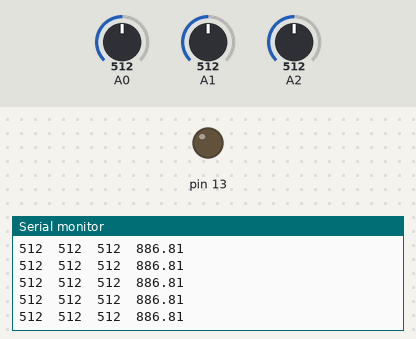
Simulated run of this sketch. Board: Arduino Uno, built with avr-gcc and run on an emulated ATmega328P. Parts: output pins drawn as LEDs (lit = HIGH), the last lines printed to the serial monitor. The test bench sets the inputs (shaded band); at power-on: A0 = 512, A1 = 512, A2 = 512.

Above: at 1.2 s.
1.3 s: A0 set to 671
At 1.9 s:
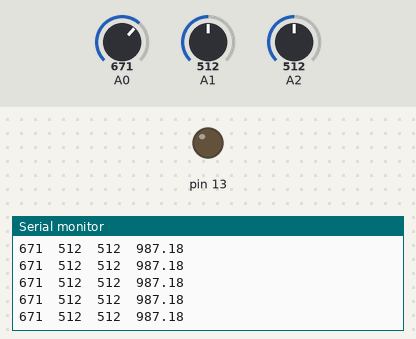
4.3 s: A0 set to 702
At 4.9 s:
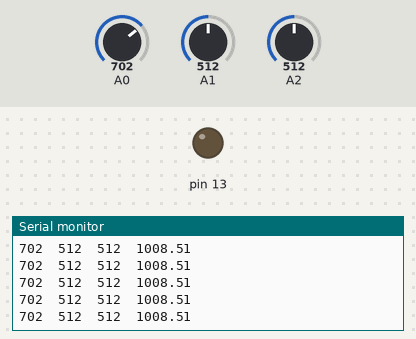
Timing chart, 0 to 7.3 s (numbered marks = the images above; inputs shaded):
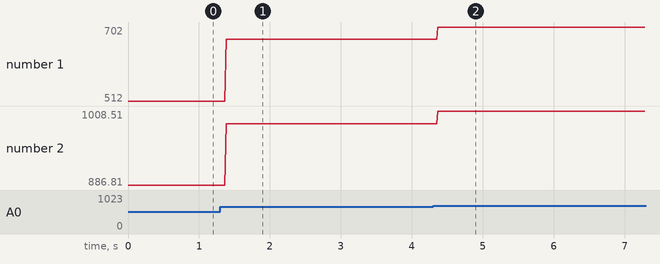

Measured:
- after the input at 1.3 s, the serial monitor: prints a new line after 0.08 s (image 1)
- after the input at 4.3 s, the serial monitor: prints a new line after 0.07 s (image 2)
- plotted number 1: 512 → 671 after the input at 1.3 s, 671 → 702 after the input at 4.3 s
- plotted number 2: 886.81 → 987.18 after the input at 1.3 s, 987.18 → 1008.51 after the input at 4.3 s

The sketch:

adxl335.ino
```cpp
// Los tiempos de conversion del ADC estan entre 13 - 260μs, exactitud de +-2LSB y 10 bits de resolucion.
// El acelerometro (ADXL335) tiene una alimentacion entre 1.8 y 3.6V, mide un rango de +-3g sus capacitores de salida
// determinan un rango de frecuencias de 0.5Hz a 1600Hz para los ejes X e Y y 0.5Hz a 550Hz para el eje Z para rangos de
// temperaturas de -40°C a 85°C


#include <avr/io.h>


#define CLEAN_ADMUX()        ADMUX &=~0x0F

void CanalADCSelect(uint8_t canal);
void LeerADC (uint8_t canal, uint16_t *destino);
void adc_ini();
void adc_lec(uint16_t *xyz);
void LeerTresEjes(uint16_t *destino);

void setup() {
  Serial.begin(9600);
  DDRB |= (1<<PB5);                               //PB5 digital 13 is an output
  adc_ini();

}

void loop() {
  uint16_t xyz[3], toggle = 0;          //variable global donde se guardan los valores de los acelerometros
  float m;
  while(1){

    //adc_lec(xyz);                       //leo los adc0, adc1 y adc2

    LeerTresEjes(xyz);
    //imprimo el valor leido en cada adc
    Serial.print(xyz[0]);
    Serial.print("\t");
    Serial.print(xyz[1]);
    Serial.print("\t");
    Serial.print(xyz[2]);
    Serial.print("\t");


    //calculo el modulo de los vectores y lo imprimo
    m=(float) xyz[0] * (float) xyz[0] + (float) xyz[1] * (float) xyz[1] +(float) xyz[2] * (float) xyz[2];
    m=sqrt(m);
    Serial.print(m);
    Serial.print("\n");

    //si el modulo supera cierto valor prendo el led, si esta por debajo lo apago
//    if(m > 900){
//      PORTB |= (1<<PB5);
//    }
//    else {
//      PORTB &= ~(1<<PB5);
//    }
  }
}

void adc_ini(){
  ADCSRA |= ((1<<ADPS2)|(1<<ADPS1)|(1<<ADPS0));     //Prescaler at 128 so we have an 125Khz clock source
  ADMUX &= ~((1<<REFS1)|(1<<REFS0));                //AREF, Internal Vref turned off
  ADCSRB &= ~((1<<ADTS2)|(1<<ADTS1)|(1<<ADTS0));    //ADC in free-running mode
  ADCSRA |= ((1<<ADATE | (1<<ADEN)));               //Signal source, in this case is the free-running | Power up the ADC
  ADCSRA |= (1<<ADSC);                              //Start converting
}


/*
 * CanalADCSelect:
 *  Cotrola el multiplexor del ADC
 * parametros:
 *      canal   El canal del ADC que se quiere seleccionar
 */

void CanalADCSelect(uint8_t canal){
    CLEAN_ADMUX();                                  //se limpia el mux, es una macro (ADMUX &=~0x0F;)
    ADMUX |= canal;
    delayMicroseconds(260);
}


/*
 * LeerADC:
 *  Lee el canal del adc seleccionado y lo guarda en la variable destino
 * parametros:
 *      canal:   El canal del adc que se quiere leer.
 *      destino: La variable donde se va a guardar el resultado de la lectura
 *
 */
void LeerADC (uint8_t canal, uint16_t *destino){
    CanalADCSelect(canal);
    *destino = ADCW;
}


/* LeerTresEjes
 * Lee directamente los tres ejes y los guarda en la variable destino,
 * parametros:
 *  destino   Un puntero a un array de tres elemntos donde se van a guardar los datos leidos
 */
void LeerTresEjes(uint16_t *destino){
  uint8_t i;
  for(i=0;i<3;i++){
    LeerADC(i, &destino[i]);
  }
}

/*
 * CalcularInclinacion(): Calcula la inclinacion del cohete con respecto al eje z,
 * parametros:
 *    offset:           Angulo de offset, para corregir una posible inclinacion del acelerometro dentro del cohete, se lo debe medir con el cohete en posicion vertical
 *    InclinacionDst    Puntero a una variable donde se guarda el angulo de inclinacion
 */
void CalcularInclinacion(uint8_t offset, uint16_t *InclincionDst){
  //Para hacer
}

/*
 * CalcularDireccionXY(): Calcula la direccion resultante de la aceleracion  en el plano XY
 * parametros:
 *      Ver que hace falta, tal vez un vector de referencia
 */
void CalcularDireccionXY(){
  //Para hacer
}

/*
 * PasarGaM_S():    Toma el valor medidio en G y lo convierte a m/s.
 *    parametros:
 *    Gmodulo:    El valor medido en G
 *    *AcMS:      Puntero a la variable donde se guarda el valor de aceleracion
 */
void PasarGaM_S(){
  //Para hacer
}


void adc_lec(uint16_t *xyz){

      ADMUX &=~((1<<MUX3)|(1<<MUX2)|(1<<MUX1)|(1<<MUX0));     //se direcciona al ADC0
      delayMicroseconds(260);                                 //el delay tiene que durar 260μs que es el maximo tiempo de conversion del adc del arduino 1
      xyz[0]=ADCW;                                            //se lee el registro donde se guarda el valor convertido

      ADMUX &=~((1<<MUX3)|(1<<MUX2)|(1<<MUX1)|(1<<MUX0));     //se direcciona al ADC1
      ADMUX |= ((1<<MUX0));
      delayMicroseconds(260);
      xyz[1]=ADCW;

      ADMUX &=~((1<<MUX3)|(1<<MUX2)|(1<<MUX1)|(1<<MUX0));     //se direcciona al ADC2
      ADMUX |= ((1<<MUX1));
      delayMicroseconds(260);
      xyz[2]=ADCW;
}
```
